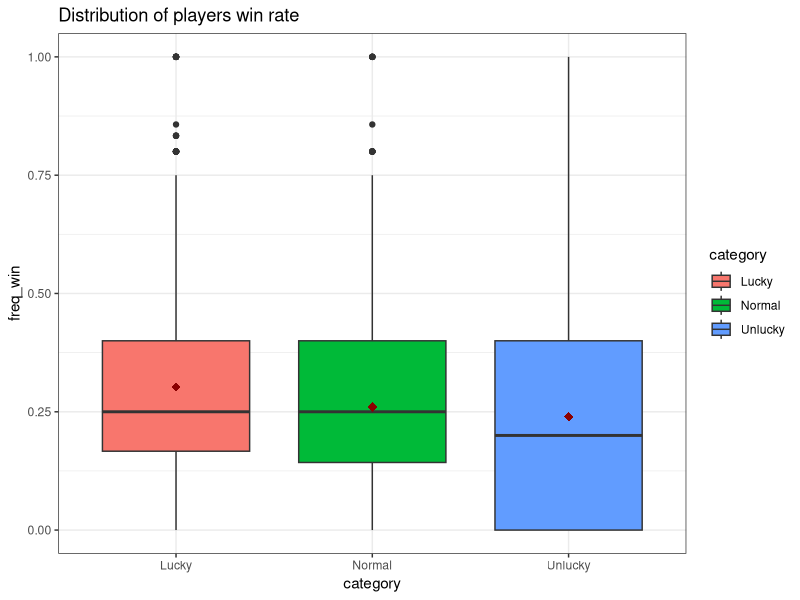

Here is the R script that generated this plot:
## ---- chunk 1
rm(list=ls())
library(dplyr)
library(tidyr)
library(ggplot2)
theme_set(theme_bw())
## ---- chunk 2
#source: https://www.bfmtv.com/loto/les-probabilites-de-gagner-aux-loteries-et-jeux-a-gratter-1460504.html
known_stats = read.table(text="Nom du jeu	Mise	Gain max.	Probabilite gain max.	Probabilite gain	Esperance gain
10 ans gagnants	5	340000	1500000	4.21	-1.4
Astro	2	20000	1125000	3.28	-0.67
Banco	1	1000	750000	4.24	-0.37
Black Jack	2	40000	1500000	4.46	-0.63
Cash	5	500000	6000000	3.83	-1.45
Goal	1	4000	1500000	3.97	-0.35
Jackpot	5	500000	6000000	5.5	-1.4
Maxi Goal	3	40000	1500000	3.83	-0.35
Maxi Mots Croises	5	250000	1500000	3.81	-1.5
Millionnaire	10	1000000	1500000	3.35	-2.65
Mini Mots Croises	2	15000	750000	3.66	-0.68
Mots Croises	3	30000	750000	4.52	-1.46
Mega Mots Croises	10	600000	3000000	2.94	-2.8
Numero Fetiche	1	1000	500000	3.53	-0.37
Pactole	2	200000	4500000	4.26	-0.64
Solitaire	2	25000	1500000	3.44	-0.68
Vegas	3	50000	1000000	3.81	-0.9",
header=TRUE,
sep="\t")

known_stats$Win.Prob = 1/known_stats$Probabilite.gain
known_stats$Prob.Play = known_stats$Mise/sum(known_stats$Mise)
## ---- chunk 3
Number_of_players=5000

win_chance_factor=c(Lucky=1.1,Normal=1,Unlucky=0.9)
Player_repartition=c(Lucky=33,Normal=33,Unlucky=33)
Avg_number_of_play=5
## ---- chunk 4
Num_categories_of_player=length(Player_repartition)
Categories_of_player=names(Player_repartition)
Player_repartition = Player_repartition/sum(Player_repartition)
## ---- chunk 5
Observation = data.frame(id.player = 1:Number_of_players)
## ---- chunk 6
Observation = Observation %>% 
  mutate(category = sample(x = Categories_of_player,
                                           size = Number_of_players,
                                           prob = Player_repartition,
                                           replace = TRUE)
)
## ---- chunk 7
Observation$Play.Num=rnorm(n = Number_of_players, mean = Avg_number_of_play) %>% 
  round()
## ---- chunk 8
Observation = Observation %>%
  uncount(Play.Num,
          .id="id.game",
          .remove=FALSE) 

## ---- chunk 9
Observation = Observation %>% 
  mutate(Game = sample(x = known_stats$Nom.du.jeu,
                          size = n(), 
                          prob=known_stats$Prob.Play,
                          replace = TRUE)
  )
## ---- chunk 10
Observation = left_join(Observation, known_stats[,c("Nom.du.jeu","Win.Prob")],
          by=c("Game" = "Nom.du.jeu")
)
## ---- chunk 11
tmp = data.frame(category=names(win_chance_factor),win_chance_factor=win_chance_factor)

Observation = left_join(Observation,tmp,
          by="category"
)
## ---- chunk 12
Observation = Observation %>% 
  mutate(Adj.Win.Prob=Win.Prob*win_chance_factor) %>% 
  mutate(Adj.Win.Prob = if_else(Adj.Win.Prob>1,
                                true=1,
                                false=Adj.Win.Prob))
## ---- chunk 13
Observation = Observation %>% 
  rowwise() %>% 
  mutate(Win.Loose=sample(x = c("Win","Loose"),
                          size = 1,
                          prob = c(Adj.Win.Prob,1-Adj.Win.Prob)
                          )
         ) %>% 
  ungroup()
## ---- chunk 14
Analysis = Observation %>% 
  group_by(id.player,category) %>% 
  summarize(freq_win=sum(Win.Loose=="Win")/n())

ggplot(Analysis, aes_string("category","freq_win",fill="category"))+
  geom_boxplot()+
  stat_summary(fun.y=mean, colour="darkred", geom="point", shape=18, size=3,show.legend = FALSE)+
  ggtitle("Distribution of players win rate")
## ---- chunk 15
chisq.test(Observation$Win.Loose,Observation$category)
